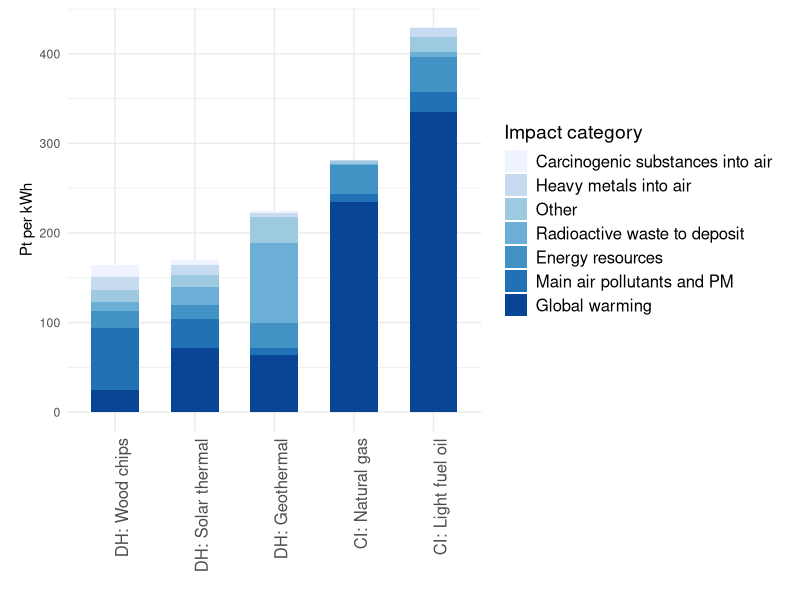
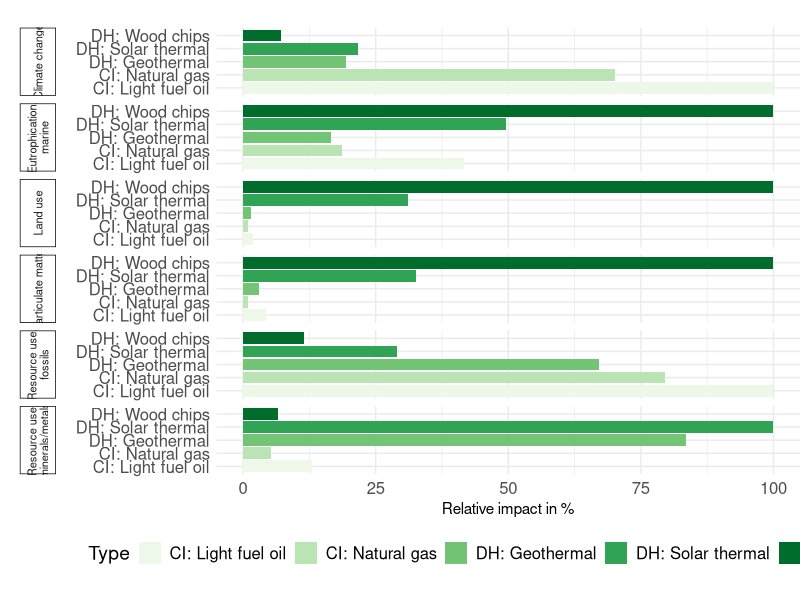
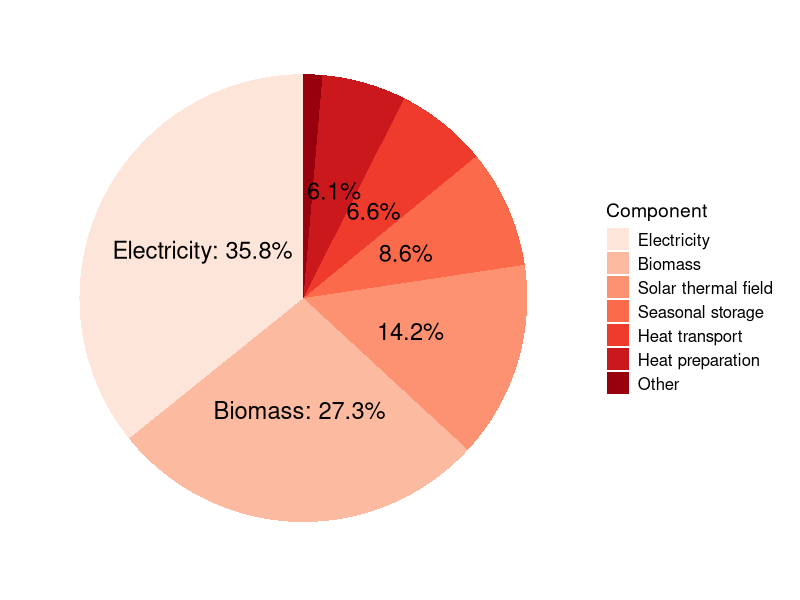
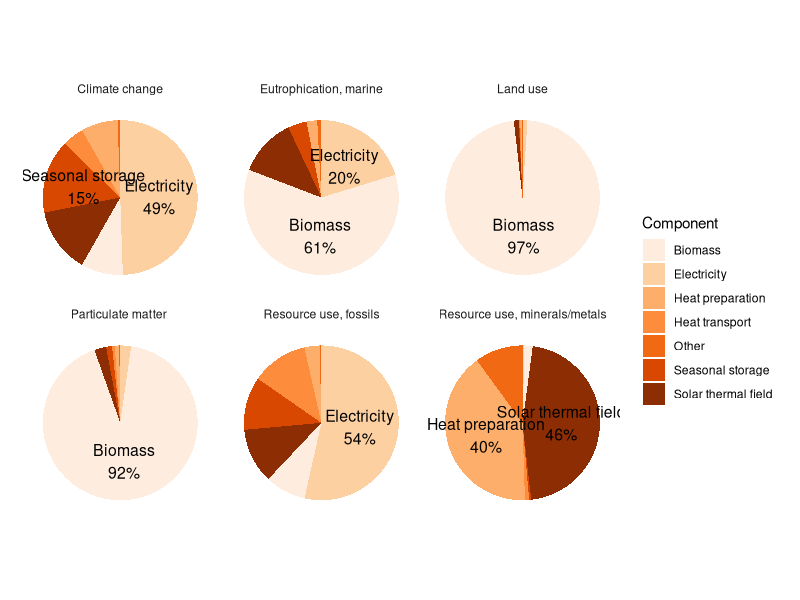
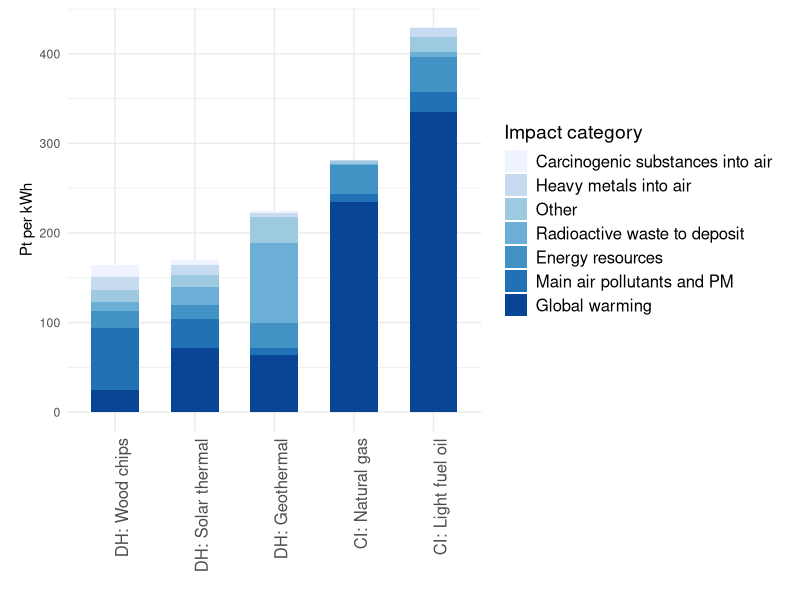
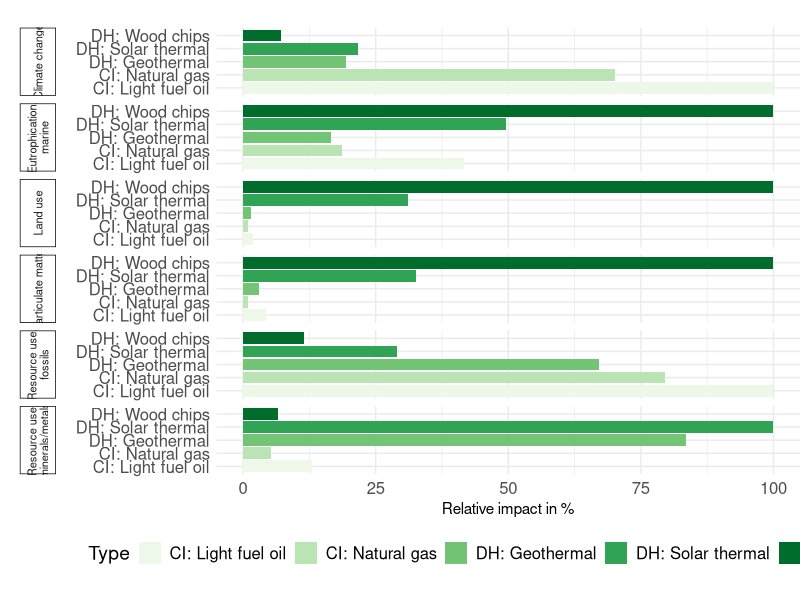
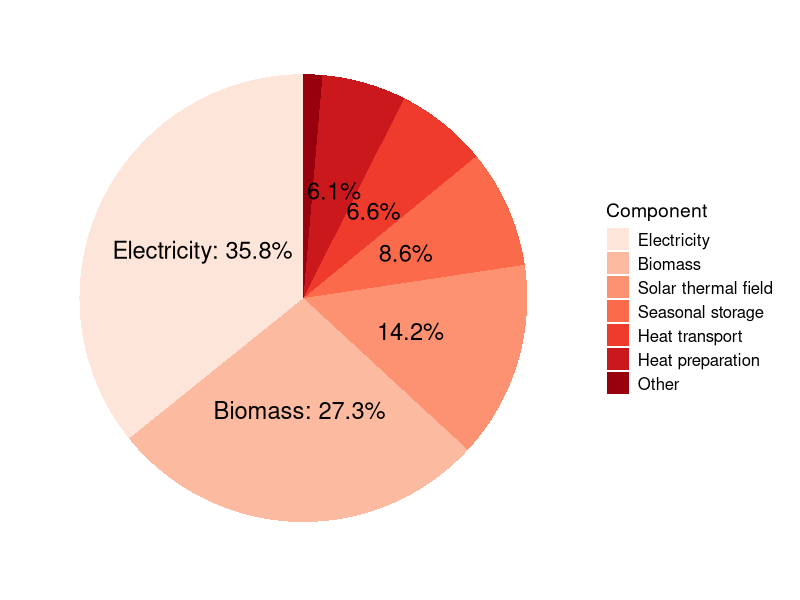
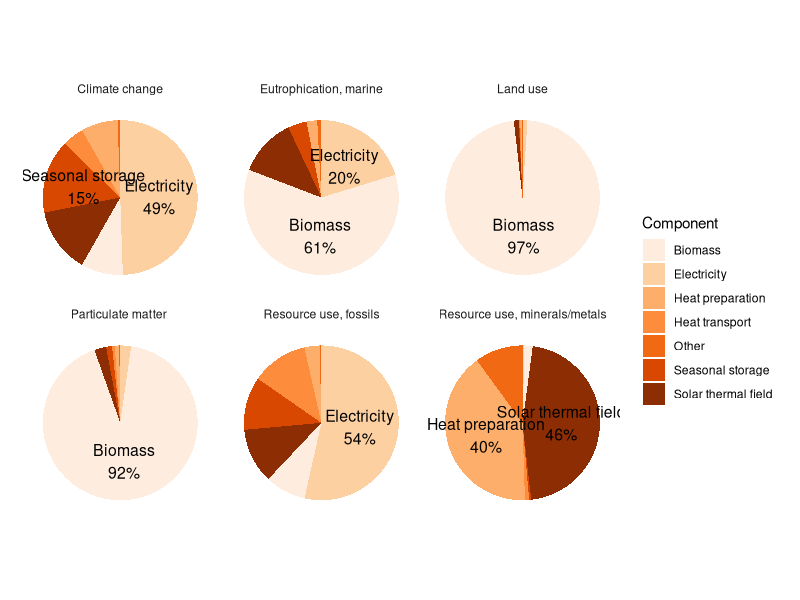

The R script that drew these images, in order:
## ---- chunk 1
library(readr)
library(tidyr)
library(ggplot2)
library(dplyr)
library(stringr)
library(RColorBrewer)
library(ggrepel)
## ---- chunk 2
#es <- read_delim("data/PWRG results solar - Sheet7 - edit.csv")[1:7, ]
es <- read_delim("data/PWRG results solar - ES single score.csv")[1:7, ]

long_es <- pivot_longer(es, cols = -c("Impact category"), names_to = "Type", values_to = "Value")

long_es <- long_es |>
  mutate(
    Type = ifelse(Type == "DH: Geothermal heat pump", "DH: Geothermal", Type),
  )

long_es_ordered <- long_es |>
  group_by(Type) |>
  summarise(total = sum(Value)) |>
  arrange(total) |>
  pull(Type)
long_es$Type <- factor(long_es$Type, levels = long_es_ordered)

ggplot(long_es, aes(x = Type, y = Value, fill = reorder(`Impact category`, Value))) +
  geom_bar(stat = "identity", width = 0.6) +  # Use 'identity' to plot actual values
  labs(x = "",
       y = "Pt per kWh",
       fill = "Impact category") +
  #scale_fill_viridis_d(option = "viridis") +
  scale_fill_brewer(palette = "Blues") +
  theme_minimal() +
  theme(
        legend.title = element_text(size = 14),  # Title of the legend
        legend.text = element_text(size = 12),    # Items in the legend
        plot.margin = unit(c(0.2, 0.5, 0.2, 0.5), "cm"),  # top, right, bottom, left
        axis.text.x = element_text(angle = 90, hjust = 1, size = 12)
        )
ggsave("img/pwrg_solar_es_single_score.png")
## ---- chunk 3
ef <- read_delim("data/PWRG results solar - EF damage assessment.csv")[1:15, ]

long_ef <- pivot_longer(ef, cols = -c("Damage category", "Unit"), names_to = "Type", values_to = "Value")

long_ef_normalized <- long_ef |>
  filter(`Damage category` %in% c("Climate change", "Particulate matter", "Eutrophication, marine", "Land use", "Resource use, minerals/metals", "Resource use, fossils")) |>  
  group_by(`Damage category`) |>
  mutate(
    pct = Value / max(Value) * 100,
    Type = ifelse(Type == "DH: Geothermal heat pump", "DH: Geothermal", Type),
    #`Damage category` = ifelse(`Damage category` == "Resource use, minerals/metals", "RU: minerals, metals", `Damage category`),
    #`Damage category` = ifelse(`Damage category` == "Resource use, fossils", "RU: fossils", `Damage category`),
  )
long_ef_normalized$`Damage category` <- str_wrap(long_ef_normalized$`Damage category`, width = 20)
ggplot(long_ef_normalized, aes(x = Type, y = pct, fill = Type)) +
  geom_col(width = 0.9) +
  facet_grid(rows = vars(`Damage category`), switch = "y") +
  labs(
    x = "",
    y = "Relative impact in %",
  ) +
  theme_minimal() +
  theme(
    strip.placement = "outside",
    strip.text.y.left = element_text(angle = 90, size = 8, hjust = 0.5, vjust = 0.5), 
    strip.switch.pad.grid = unit(0.5, "cm"),
    plot.margin = margin(20, 0, 20, 0),
    strip.background = element_rect(color = "black", linewidth = 0.5),
    axis.text.x = element_text(size = 12),
    axis.text.y = element_text(size = 12),
    legend.position = "bottom",
    legend.title = element_text(size = 14),  # Title of the legend
    legend.text = element_text(size = 12),    # Items in the legend
  ) +
  scale_fill_brewer(palette = "Greens") +
  coord_flip()
ggsave("img/pwrg_solar_ef_midpoints_faceted.png")
## ---- chunk 4
data <- read_delim("data/PWRG 1_ ES level 1 - Copy of Copy of level1.csv")

data$Component <- factor(data$Component, levels = data$Component[order(data$Value, decreasing = TRUE)])

data$percentage <- data$Value / sum(data$Value) * 100
data$label <- ifelse(data$percentage >= 15, 
                     paste0(data$Component, ": ", round(data$percentage, 1), "%"), 
                     data$label <- ifelse(data$percentage >= 5, 
                                          paste0(round(data$percentage, 1), "%"), 
                                          ""))

# Create the pie chart without the circle outline
ggplot(data, aes(x = "", y = Value, fill = Component)) +
  geom_bar(stat = "identity", width = 1) +
  coord_polar(theta = "y") +  # Converts bar chart to pie chart
  theme_minimal() +
  theme(axis.text.x = element_blank(),  # Hide x-axis labels
        axis.title.x = element_blank(),  # Hide x-axis title
        axis.text.y = element_blank(),  # Hide y-axis labels
        axis.title.y = element_blank(),  # Hide y-axis title
        axis.ticks = element_blank(),    # Remove axis ticks
        panel.grid = element_blank(),    # Remove grid lines
        panel.border = element_blank(),
        legend.title = element_text(size = 14),  # Title of the legend
        legend.text = element_text(size = 12),    # Items in the legend
        plot.margin = unit(c(0.2, 0.5, 0.2, 0.5), "cm")  # top, right, bottom, left
        ) +
  geom_text(aes(label = label), 
            position = position_stack(vjust = 0.5),
            hjust = 0.5,
            size = 6
            ) +
  scale_fill_brewer(palette = "Reds")
ggsave("img/pwrg_solar_network_pie.png")
## ---- chunk 5
ef_level1 <- read_delim("data/EF level 1.csv")[1:7, ]
long_ef_level1 <- pivot_longer(ef_level1, cols = -c("Component"), names_to = "Damage category", values_to = "Value")

df_ef <- long_ef_level1 |>
  group_by(`Damage category`) |>
  mutate(
    fraction = Value / sum(Value),
    ymax = cumsum(fraction),
    ymin = lag(ymax, default = 0),
    label_pos = (ymax + ymin) / 2,
    label = ifelse(fraction >= 0.15, paste0(Component, "\n", round(fraction * 100), "%"), "")
  )

ggplot(df_ef, aes(ymax = ymax, ymin = ymin, xmax = 4, xmin = 3, fill = Component)) +
  geom_rect() +
  geom_text(aes(x = 3.5, y = label_pos, label = label), size = 4) +
  coord_polar(theta = "y") +
  facet_wrap(~`Damage category`) +
  theme_minimal() +
  theme(axis.text.x = element_blank(),  # Hide x-axis labels
        axis.title.x = element_blank(),  # Hide x-axis title
        axis.text.y = element_blank(),  # Hide y-axis labels
        axis.title.y = element_blank(),  # Hide y-axis title        
        axis.ticks = element_blank(),    # Remove axis ticks
        plot.margin = unit(c(0.2, 0.5, 0.2, 0.5), "cm"),  # top, right, bottom, left
        panel.grid = element_blank(),    # Remove grid lines
        panel.border = element_blank())  + # Remove border
  scale_fill_brewer(palette = "Oranges")
ggsave("img/pwrg_solar_ef_network_pie_faceted.png")
